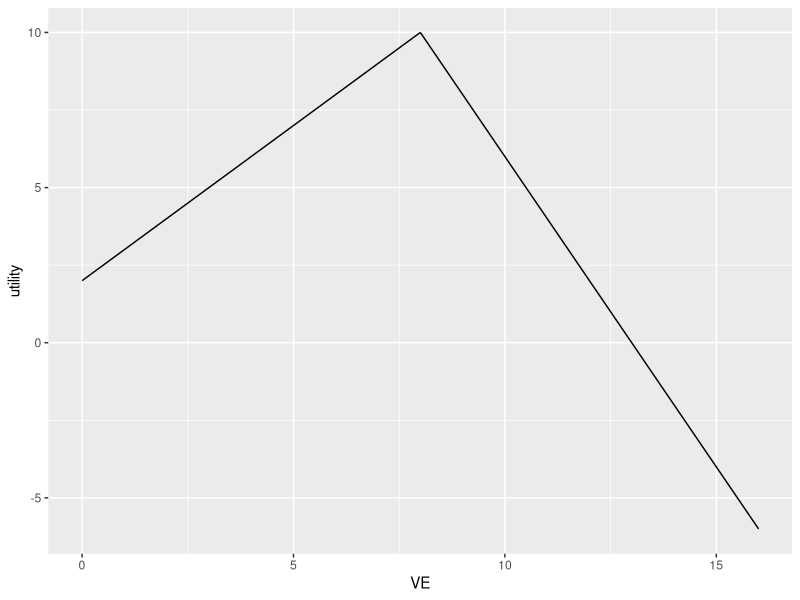
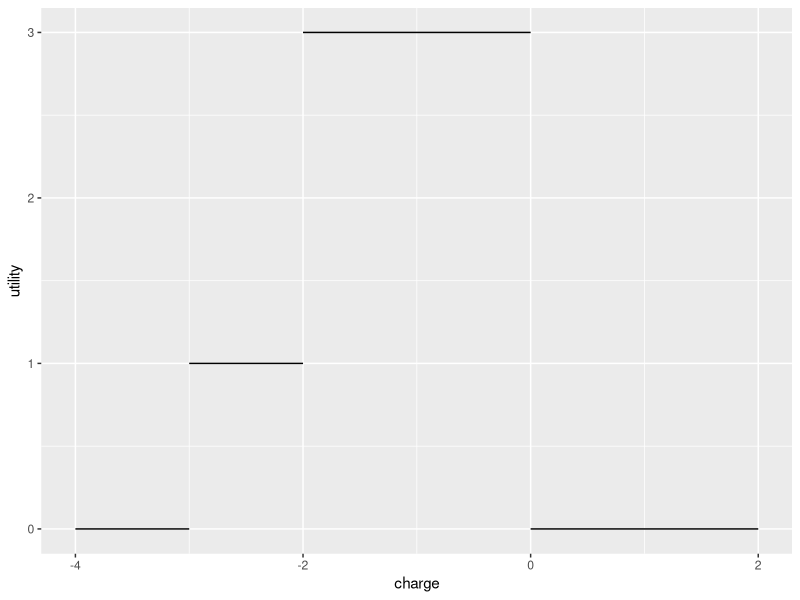
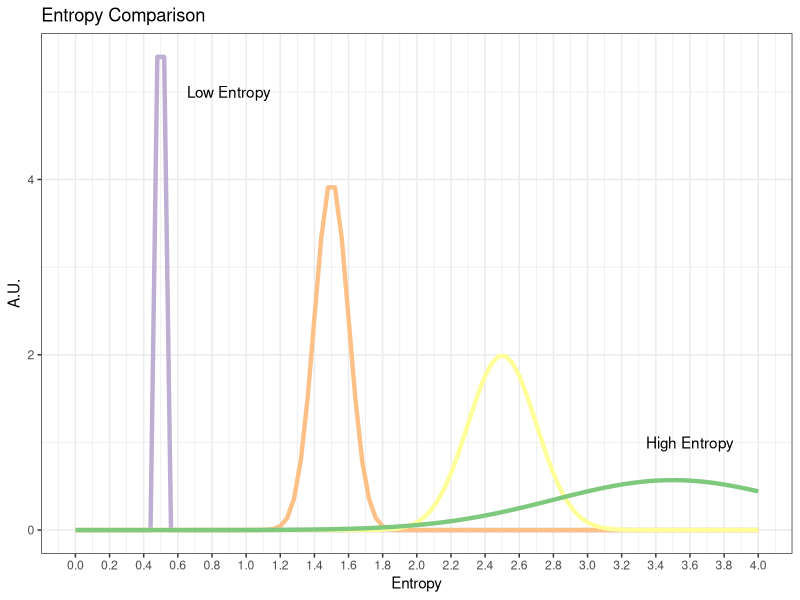

These figures' R source, in order:
require(ggplot2)

# octet
fun.1 <- function(x) 10+2*(8 - x)
fun.2 <- function(x) 10-1*(8 - x)

p <- ggplot(data = data.frame(x = 0), mapping = aes(x = x))

p + stat_function(fun = fun.1, xlim = c(8,16))  + stat_function(fun = fun.2, xlim = c(0,8)) + xlim(0,16) +
  ylab("utility") +
  xlab("VE")

# charge
fun.1 <- function(x) 0
fun.2 <- function(x) 3
fun.3 <- function(x) 1
fun.4 <- function(x) 0

p <- ggplot(data = data.frame(x = 0), mapping = aes(x = x))

p + stat_function(fun = fun.1, xlim = c(0,2))  +
  stat_function(fun = fun.2, xlim = c(-2,0)) +
  stat_function(fun = fun.3, xlim = c(-3,-2)) +
  stat_function(fun = fun.4, xlim = c(-4,-3)) +
  xlim(-4,2) +
  ylab("utility") +
  xlab("charge")


# entropy demo
p9 <- ggplot(data.frame(x = c(0, 4)), aes(x = x)) +
  stat_function(fun = dnorm, args = list(0.5, 0.01),
                aes(colour = "Low Entropy"), size = 1.5) +
  
  stat_function(fun = dnorm, args = list(1.5, 0.1),
                aes(colour = "Meh Entropy"), size = 1.5) +
  
  stat_function(fun = dnorm, args = list(2.5, 0.2),
                aes(colour = "Nice Entropy"), size = 1.5) +
  
  stat_function(fun = dnorm, args = list(3.5, 0.7),
                aes(colour = "High Entropy"), size = 1.5) +
  
  scale_x_continuous(name = "Entropy",
                     breaks = seq(0, 4, 0.2),
                     limits=c(0, 4)) +
  scale_y_continuous(name = "A.U.") +
  ggtitle("Entropy Comparison") +
  scale_colour_brewer(palette="Accent") +
  theme_bw() + theme(legend.position="none") +
  annotate("text", x = 0.9, y = 5, label = "Low Entropy") +
  annotate("text", x = 3.6, y = 1, label = "High Entropy")

p9
